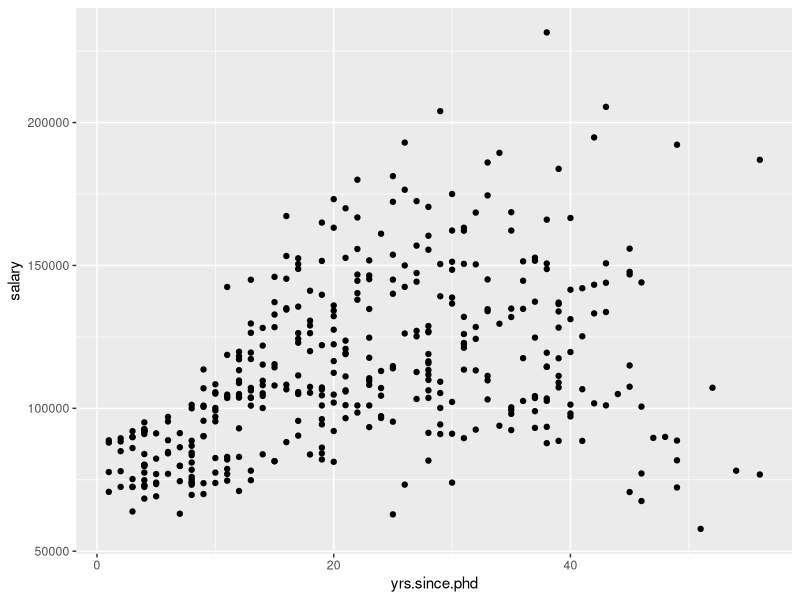
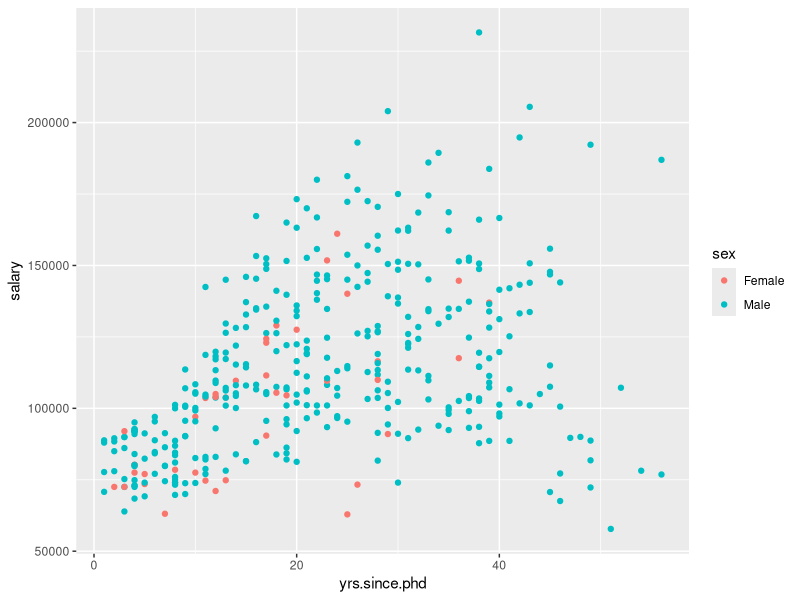
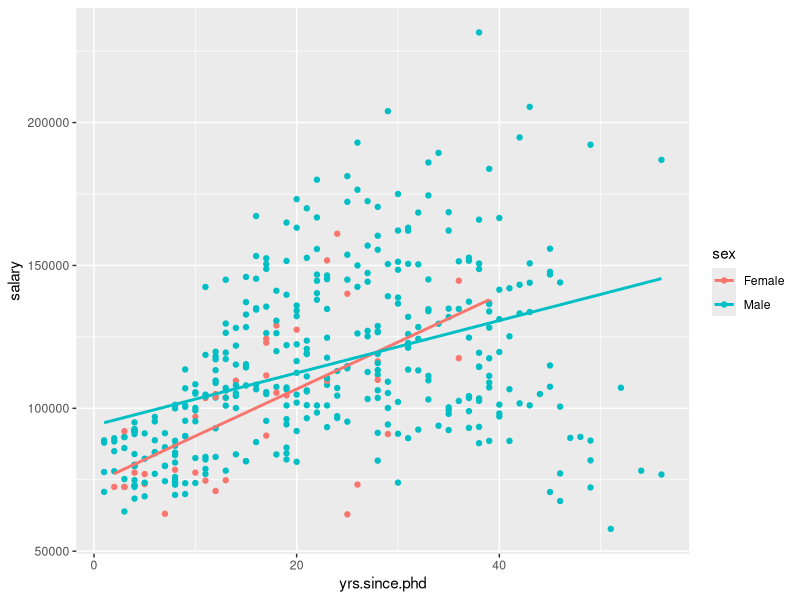

The R script that drew these images, in order:
## ---- chunk 1
knitr::opts_chunk$set(echo = TRUE)
## ---- chunk 2
# Compute six plus six
6 + 6
## ---- chunk 3
multiply <- 5*6
## ---- chunk 4
multiply
## ---- chunk 5
x <- c(3, 6, -2, 0, -27)
## ---- chunk 6
mean(x)
## ---- chunk 7
# Rename mtcars as df
df <- mtcars 
## ---- chunk 8
# Take the mean mpg
mean(df$mpg)
## ---- chunk 9
# Load the car package
library(car) 
## ---- chunk 10
# Load the tidyverse package
library(tidyverse) 
## ---- chunk 11
# Create a scatterplot
ggplot(data = Salaries, mapping = aes(x = yrs.since.phd, y = salary)) + 
  geom_point()
## ---- chunk 12
ggplot(data = Salaries, 
       mapping = aes(x = yrs.since.phd, y = salary, color = sex)) + 
  geom_point()
## ---- chunk 13
ggplot(data = Salaries, 
       mapping = aes(x = yrs.since.phd, y = salary, color = sex)) + 
  geom_point() + 
  geom_smooth(method = "lm", se = FALSE)
